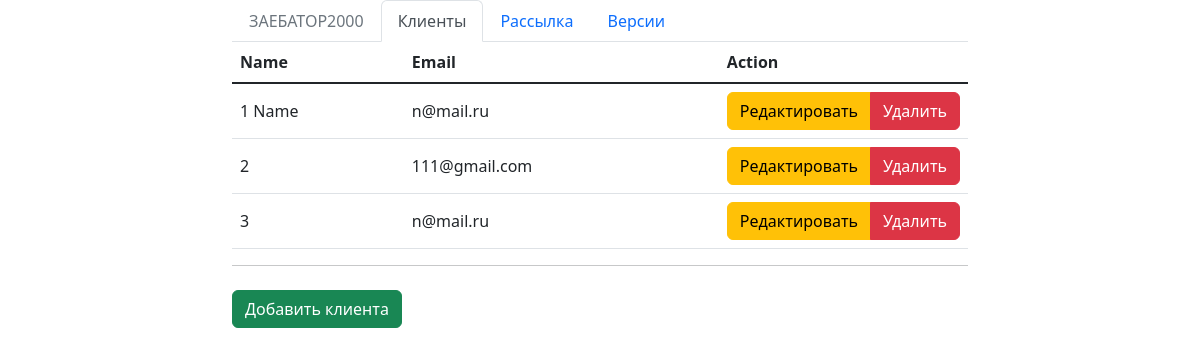
Before: /client/list/ with the older database file.
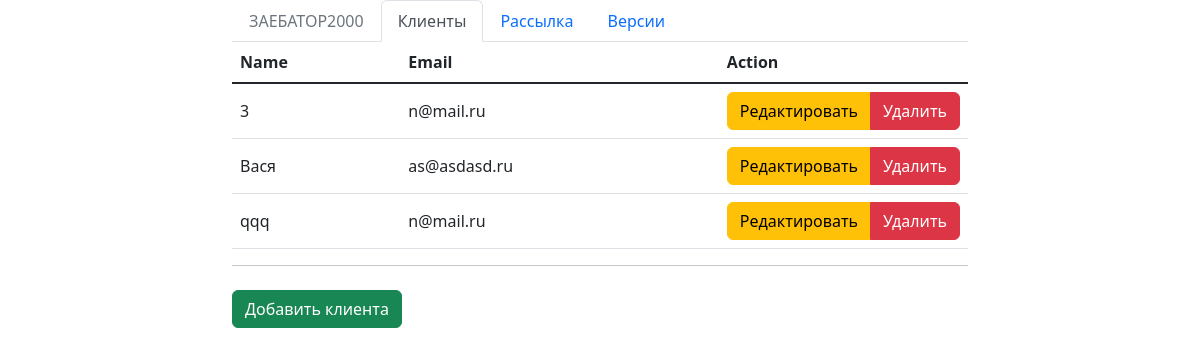
After: the same page with the newer database file.
### mails/models.py (models this page shows, shortened)
class Client(models.Model):
  name = models.CharField(max_length=200)
  email = models.EmailField(max_length=500)

### mails/views/client.py (the view)
# urls.py: path('client/list/', client.ClientListView.as_view(), name='client-list'),
class ClientListView(BaseClient, ListView):
  pass

### mails/templates/mails/client_list.html
{% extends 'base.html' %}
{% load crispy_forms_tags %}
{% block content %}
  <div class="row">
    <div class="col-12">
      <table class="table table-hover align-middle">
        <thead>
          <tr>
            <th>Name</th>
            <th>Email</th>
            <th width="200px">Action</th>
          </tr>
        </thead>
        <tbody class="table-group-divider">
          {% for client in object_list %}
          <tr>
            <td>{{client.name}}</td>
            <td>{{client.email}}</td>
            <td>
              <div class="btn-group">
                <a href="{% url 'client-update' client.id %}" class="btn btn-warning">
                  Редактировать
                </a>
                <a href="{% url 'client-delete' client.id %}" class="btn btn-danger">
                  Удалить
                </a>
              </div>
            </td>
          </tr>
          {%endfor%}
        </tbody>
      </table>
    </div>
  </div>
  <hr class="mt-0 mb-4">
  <a href="{% url 'client-add' %}" class="btn btn-success">Добавить клиента</a>
{% endblock %}

### mails/templates/base.html (shortened to what this page needs)
<!doctype html>
<html lang="en">
<head>
  <link href="https://cdn.jsdelivr.net/npm/bootstrap@5.2.3/dist/css/bootstrap.min.css" rel="stylesheet">
</head>
<body>
  <div class="container">
    <div class="row justify-content-center">
      <div class="col-8">
        <ul class="nav nav-tabs">
          <li class="nav-item">
            <a class="nav-link disabled">ЗАЕБАТОР2000</a>
          </li>
          <li class="nav-item">
            {% if active == 'client' %}
              <a class="nav-link active" aria-current="page" href="{% url 'client-list' %}">Клиенты</a>
            {% else %}
              <a class="nav-link" aria-current="page" href="{% url 'client-list' %}">Клиенты</a>
            {% endif %}
          </li>
          <li class="nav-item">
            {% if active == 'mailing' %}
              <a class="nav-link active" href="{% url 'mailing-list' %}">Рассылка</a>
            {% else %}
              <a class="nav-link" href="{% url 'mailing-list' %}">Рассылка</a>
            {% endif %}
          </li>
          <li class="nav-item">
            {% if active == 'version' %}
            <a class="nav-link active" href="{% url 'version-list' %}">Версии</a>
            {% else %}
            <a class="nav-link" href="{% url 'version-list' %}">Версии</a>
            {% endif %}
          </li>
        </ul>
        {% block content %}
        {% endblock %}
      </div>
    </div>
  </div>
</body>
</html>

Changed rows visible on the page:
removed Client: name "1 Name", email "n@mail.ru"
removed Client: name "2", email "111@gmail.com"
added Client: name "Вася", email "as@asdasd.ru"
added Client: name "qqq", email "n@mail.ru"
